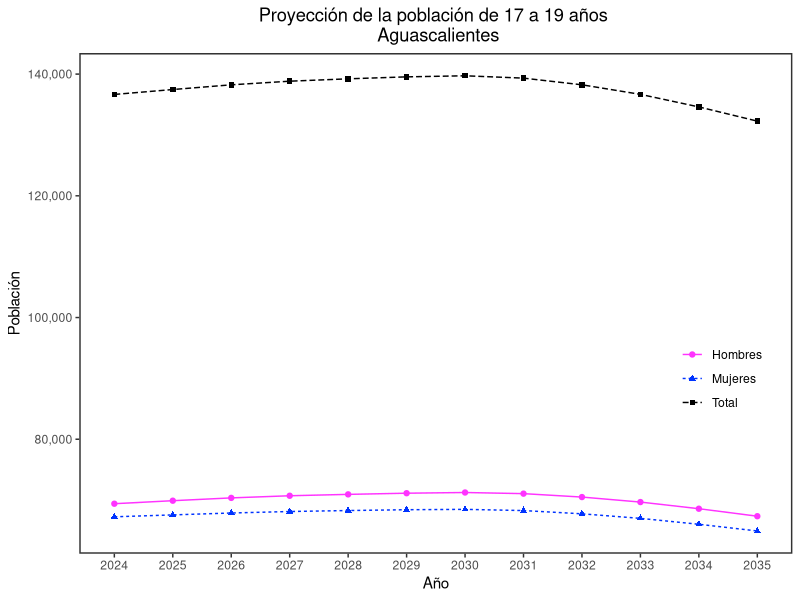
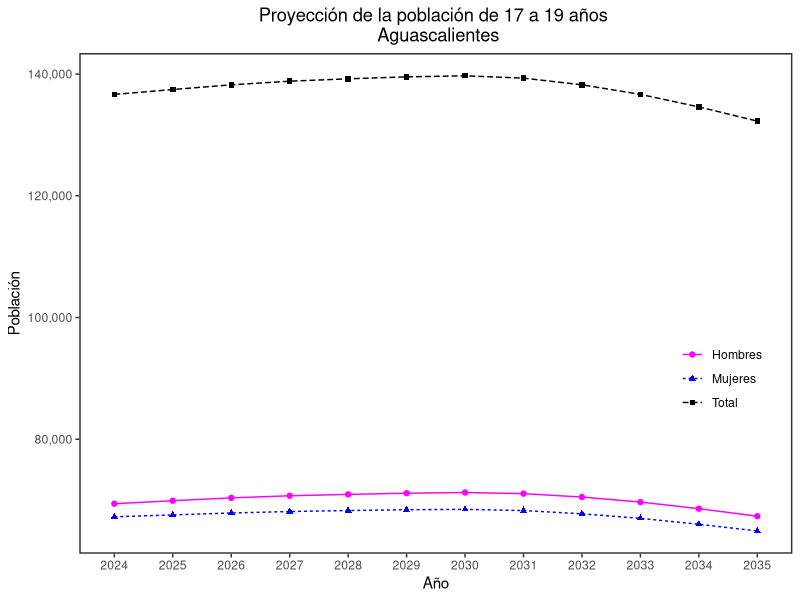
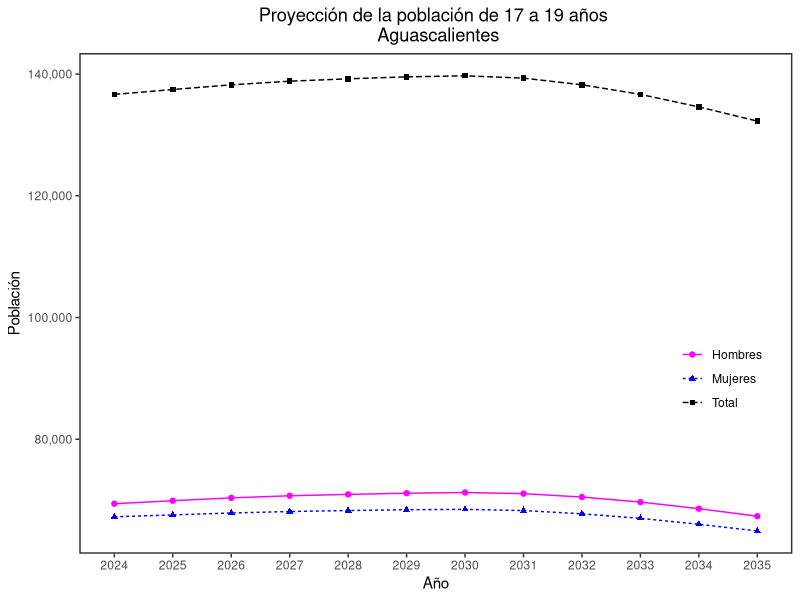
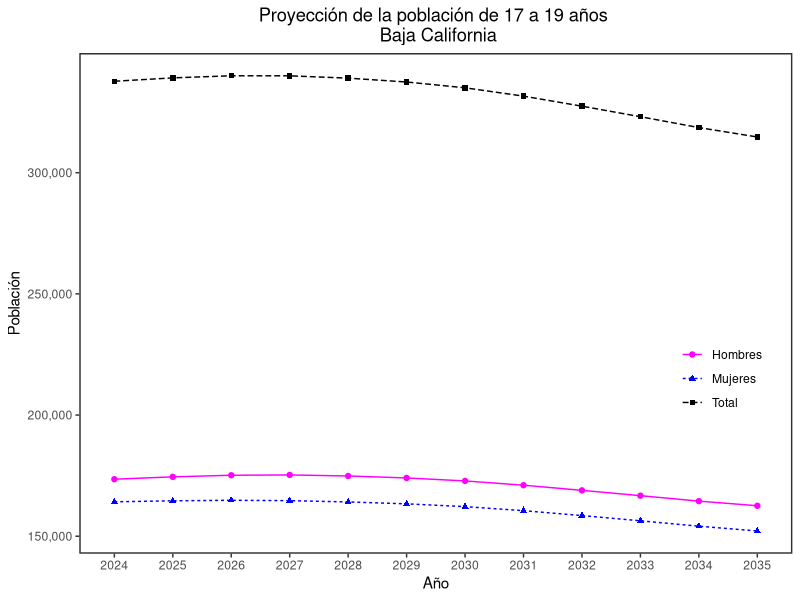
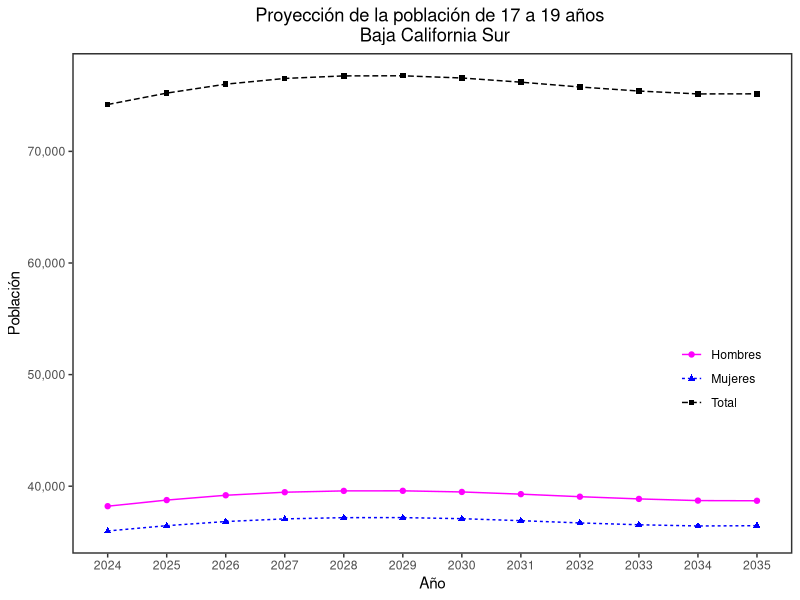
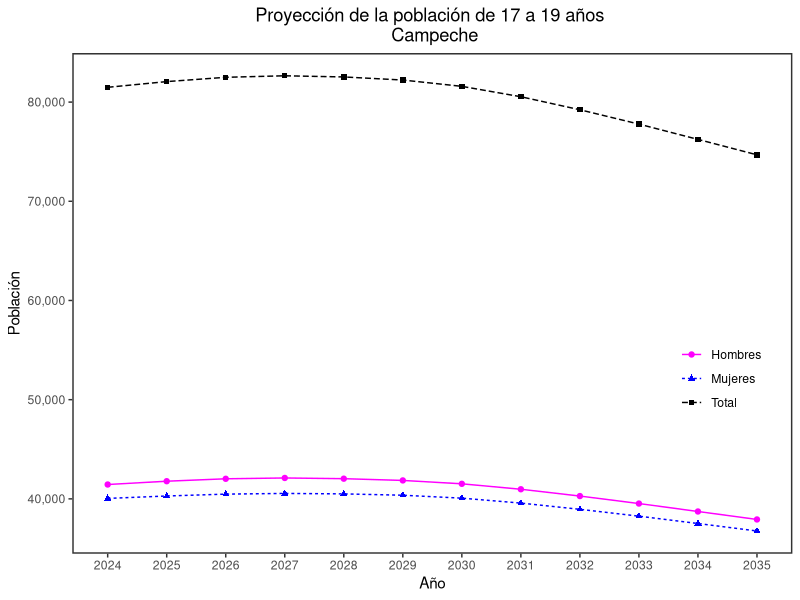
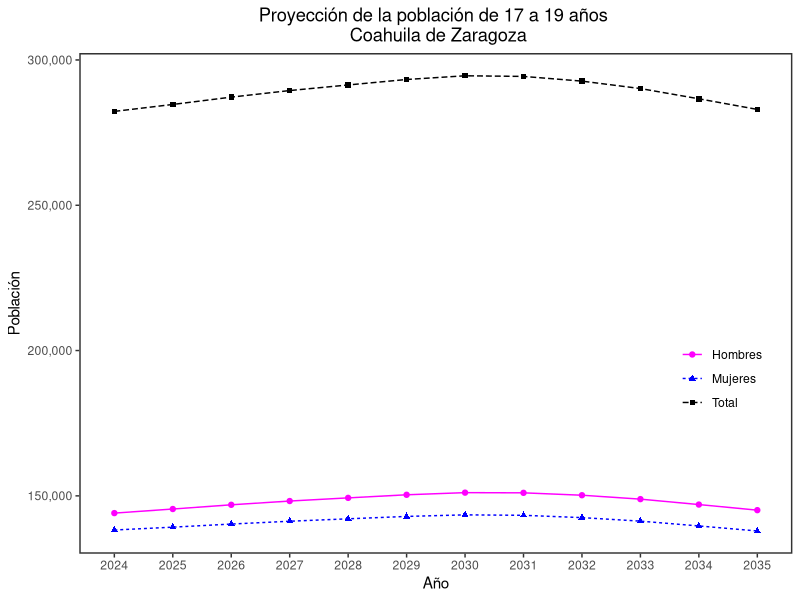
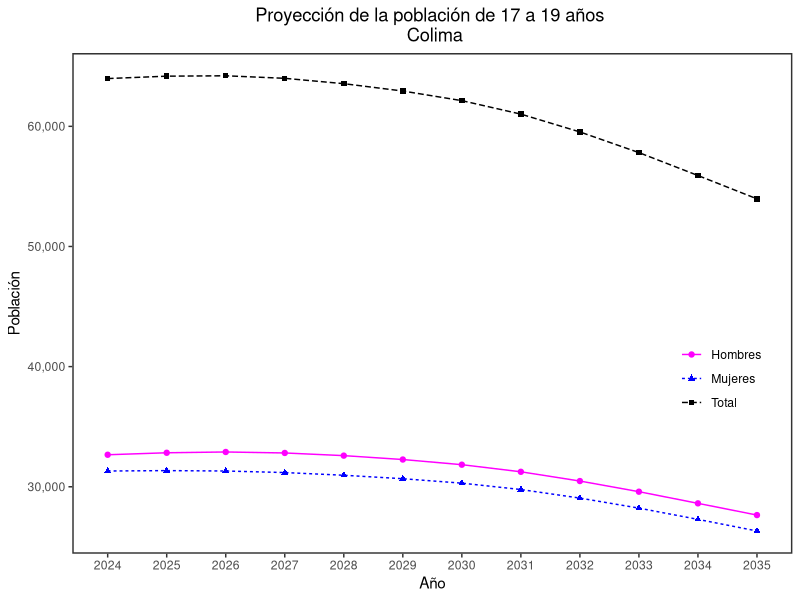

Source code (R) for these figures, in order:
##########################################################################################
#########             CONSTRUCCION DE INDICADORES REGIONALES
#########             SESION 4
#########             G
#########             
#########             ENERO 2025
##########################################################################################


## limpia el ambiente de trabajo
#rm(list = ls())

#setwd("~/Documents/Sesion 4 Graficas")

packages<-c("readxl", "ggplot2", "psych","GGally","dplyr","tidyverse","groupdata2","sf","rgdal","spData" ,"spdep","mapview","colorRamps","fs","foreign","xlsx")

if(length(setdiff(packages,rownames(installed.packages())))>0){
  install.packages(setdiff(packages,rownames(installed.packages())),repos="http://cran.rstudio.com")
}

sapply(packages,require,character.only=TRUE)

proyeccion<-read_xlsx("Proyecciones poblacionales 2024_2035.xlsx",sheet="Sheet1")

proyeccion[sapply(proyeccion, is.character)] <- lapply(proyeccion[sapply(proyeccion, is.character)], 
                                               as.factor)

## calcular estadísticas descriptivas para todas las columnass 

summary(proyeccion)

## con libreria psych

describe(proyeccion)

###cambiar a formato largo

proy_long <- proyeccion %>% 
  pivot_longer(
    cols = "Hombres_2024":"Total_2035", 
    names_to = "Año_sexo",
    values_to = "Poblacion"
  )

proy_long <- separate(proy_long, col = Año_sexo, into = c("Sexo", "Año"), sep = "_")

proy_long[sapply(proy_long, is.character)] <- lapply(proy_long[sapply(proy_long, is.character)], 
                                                       as.factor)

levels(proy_long$Año)

levels(proy_long$Sexo)
levels(proy_long$CV_ENT)
levels(proy_long$Entidad)

table(proy_long$Entidad,proy_long$CV_ENT,exclude=NULL)

proy_long$Entidad<-factor(proy_long$Entidad,levels=c( "Aguascalientes","Baja California", "Baja California Sur" , "Campeche", 
                                                      "Coahuila de Zaragoza","Colima", "Chiapas","Chihuahua","Ciudad de México", 
                                                      "Durango", "Guanajuato",
                                                      "Guerrero", "Hidalgo", "Jalisco", "México", "Michoacán de Ocampo", 
                                                      "Morelos", "Nayarit", "Nuevo León", "Oaxaca", "Puebla",
                                                      "Querétaro", "Quintana Roo", "San Luis Potosí", "Sinaloa",
                                                      "Sonora", "Tabasco", "Tamaulipas", "Tlaxcala", 
                                                      "Veracruz de Ignacio de la Llave", "Yucatán" , "Zacatecas" )     
)
levels(proy_long$Entidad)


proy_estatal<-proy_long%>%
  group_by(CV_ENT,Entidad,Año,Sexo)%>%
  summarise(Pob_Est=sum(Poblacion),Pob_prom=mean(Poblacion),
            desvstd=sd(Poblacion))

proy_estatal$i<-as.numeric(proy_estatal$CV_ENT)

table(proy_estatal$CV_ENT,proy_estatal$i,exclude=NULL)

#install.packages("scales")
library("scales")

labels.entidad<- c( "Aguascalientes","Baja California", "Baja California Sur" , "Campeche", 
                    "Coahuila de Zaragoza","Colima", "Chiapas","Chihuahua","Ciudad de México", 
                    "Durango", "Guanajuato","Guerrero", "Hidalgo", "Jalisco", "México", 
                    "Michoacán de Ocampo", "Morelos", "Nayarit", "Nuevo León", "Oaxaca", "Puebla",
                    "Querétaro", "Quintana Roo", "San Luis Potosí", "Sinaloa",
                    "Sonora", "Tabasco", "Tamaulipas", "Tlaxcala", 
                    "Veracruz de Ignacio de la Llave", "Yucatán" , "Zacatecas" )     


#labels.entidad<-levels(proy_estatal$Entidad)

#version 1 para un estado

for (j in 1:1){
  p=proy_estatal%>%filter(i==j)%>%
  ggplot(aes(x=Año,y=Pob_Est,group=Sexo,color=Sexo))+
  geom_line(aes(linetype = Sexo))+
  geom_point(aes(shape=Sexo))+
  scale_shape_manual(values=c(19, 17, 15))+
  scale_color_manual(values=c('#ff33ff','#0033ff', 'black'))+
  xlab("Año")+
  ylab("Población")+
  scale_y_continuous(label=comma)+
  ggtitle(paste("Proyección de la población de 17 a 19 años \n",labels.entidad[j]))+
  theme_bw() + theme( plot.title = element_text(hjust = 0.5),
                      panel.grid.major = element_blank(),
                      panel.grid.minor = element_blank(),
                      legend.title = element_blank(),
                      panel.border = element_rect(size=1),
                      legend.position = c(0.9, 0.35))
  
  print(p)  
}

#version 2 modifica el área del gráfico 

for (j in 1:1){
  p=proy_estatal%>%filter(i==j)%>%
    ggplot(aes(x=Año,y=Pob_Est,group=Sexo,color=Sexo))+
    geom_line(aes(linetype = Sexo))+
    geom_point(aes(shape=Sexo))+
    scale_shape_manual(values=c(19, 17, 15))+
    scale_color_manual(values=c('magenta','blue', 'black'))+
    xlab("Año")+
    ylab("Población")+
    scale_y_continuous(label=comma)+
    ggtitle(paste("Proyección de la población de 17 a 19 años \n",labels.entidad[j]))+
    theme_bw() + theme( plot.title = element_text(hjust = 0.5),
                        panel.grid.major = element_blank(),
                        panel.grid.minor = element_blank(),
                        legend.title = element_blank(),
                        panel.border = element_rect(size=1),
                        legend.position = c(0.9, 0.35))
  print(p)  
  
}

##version 3 para guardar en pdf

for (j in 1:1){
  pdf(paste("ProyeccionPob_Estado_X",j,".pdf"))
  p=proy_estatal%>%filter(i==j)%>%
  ggplot(aes(x=Año,y=Pob_Est,group=Sexo,color=Sexo))+
  geom_line(aes(linetype = Sexo))+
  geom_point(aes(shape=Sexo))+
  scale_shape_manual(values=c(19, 17, 15))+
  scale_color_manual(values=c('magenta','blue', 'black'))+
  xlab("Año")+
  ylab("Población")+
  scale_y_continuous(label=comma)+
  ggtitle(paste("Proyección de la población de 17 a 19 años \n",labels.entidad[j]))+
  theme_bw() + theme( plot.title = element_text(hjust = 0.5),
  panel.grid.major = element_blank(),
                  panel.grid.minor = element_blank(),
                  legend.title = element_blank(),
                  panel.border = element_rect(size=1),
                  legend.position = c(0.9, 0.35))
  print(p)  
dev.off()
}


#version 4 para todos los estados 
for (j in 1:32){
  p=proy_estatal%>%filter(i==j)%>%
    ggplot(aes(x=Año,y=Pob_Est,group=Sexo,color=Sexo))+
    geom_line(aes(linetype = Sexo))+
    geom_point(aes(shape=Sexo))+
    scale_shape_manual(values=c(19, 17, 15))+
    scale_color_manual(values=c('magenta','blue', 'black'))+
    xlab("Año")+
    ylab("Población")+
    scale_y_continuous(label=comma)+
    ggtitle(paste("Proyección de la población de 17 a 19 años \n",labels.entidad[j]))+
    theme_bw() + theme( plot.title = element_text(hjust = 0.5),
                        panel.grid.major = element_blank(),
                        panel.grid.minor = element_blank(),
                        legend.title = element_blank(),
                        panel.border = element_rect(size=1),
                        legend.position = c(0.9, 0.35))
  print(p)  
 
}

#version 5 para todos los estados guardando en un pdf por estado
for (j in 1:32){
  pdf(paste("ProyeccionPob_Estado_",j,".pdf"),height=8, width=11)
  p=proy_estatal%>%filter(i==j)%>%
    ggplot(aes(x=Año,y=Pob_Est,group=Sexo,color=Sexo))+
    geom_line(aes(linetype = Sexo))+
    geom_point(aes(shape=Sexo))+
    scale_shape_manual(values=c(19, 17, 15))+
    scale_color_manual(values=c('magenta','blue', 'black'))+
    xlab("Año")+
    ylab("Población")+
    scale_y_continuous(label=comma)+
    ggtitle(paste("Proyección de la población de 17 a 19 años \n",labels.entidad[j]))+
    theme_bw() + theme( plot.title = element_text(hjust = 0.5),
                        panel.grid.major = element_blank(),
                        panel.grid.minor = element_blank(),
                        legend.title = element_blank(),
                        panel.border = element_rect(size=1),
                        legend.position = c(0.9, 0.35))
  print(p)  
  dev.off()
}

#version 6 para todos los estados guardando en un solo pdf

pdf("ProyeccionPob_Todos.pdf",height=8, width=11)
for (j in 1:32){
  
  p=proy_estatal%>%filter(i==j)%>%
    ggplot(aes(x=Año,y=Pob_Est,group=Sexo,color=Sexo))+
    geom_line(aes(linetype = Sexo))+
    geom_point(aes(shape=Sexo))+
    scale_shape_manual(values=c(19, 17, 15))+
    scale_color_manual(values=c('magenta','blue', 'black'))+
    xlab("Año")+
    ylab("Población")+
    scale_y_continuous(label=comma)+
    ggtitle(paste("Proyección de la población de 17 a 19 años \n",labels.entidad[j]))+
    theme_bw() + theme( plot.title = element_text(hjust = 0.5),
                        panel.grid.major = element_blank(),
                        panel.grid.minor = element_blank(),
                        legend.title = element_blank(),
                        panel.border = element_rect(size=1),
                        legend.position = c(0.9, 0.35))
  print(p)  
 
}
dev.off()


####### FIN ######